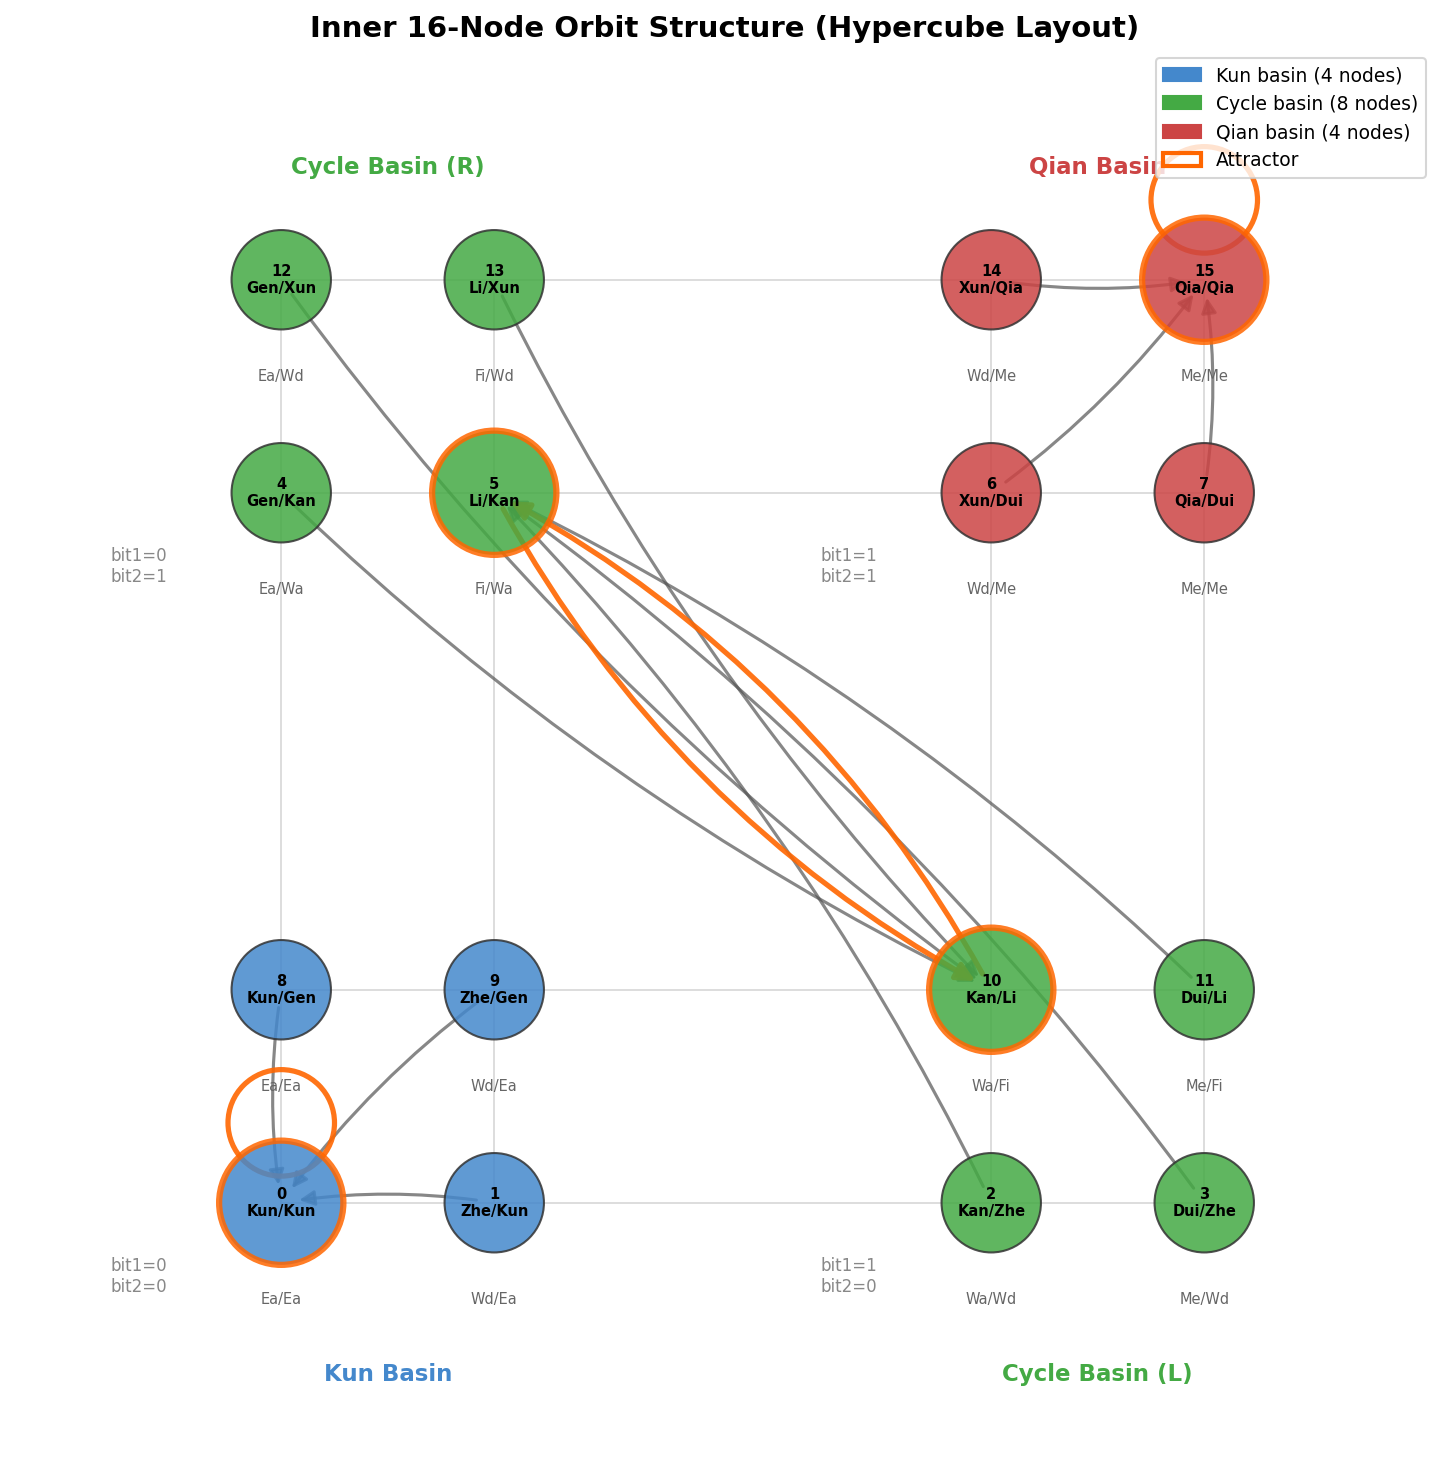

This chart was generated by the following Python code:
#!/usr/bin/env python3
"""
03_inner_orbits.py — Inner 16-node orbit structure.

Project to inner 4 bits (bits 1-4). The hugua map on inner space is
a 16→16 self-map. Analyze components, hypercube geometry, five-phase
relations along convergence edges.
"""

import sys
sys.path.insert(0, 'memories/iching/opposition-theory/phase4')
sys.path.insert(0, 'memories/iching/kingwen')

from collections import defaultdict
from cycle_algebra import (
    hugua, bit, fmt6, fmt3,
    TRIGRAM_NAMES, TRIGRAM_ELEMENT, ELEMENT_ZH,
    five_phase_relation, popcount,
)
from sequence import KING_WEN

import matplotlib
matplotlib.use('Agg')
import matplotlib.pyplot as plt
import matplotlib.patches as mpatches
import networkx as nx
import numpy as np

# ═══════════════════════════════════════════════════════════════════════
# Constants
# ═══════════════════════════════════════════════════════════════════════

ATTRACTORS_FULL = frozenset({0, 21, 42, 63})

BASIN_COLORS = {
    "Kun": "#4488cc",
    "Qian": "#cc4444",
    "Cycle": "#44aa44",
}

def fmt4(x):
    return format(x, '04b')


# ═══════════════════════════════════════════════════════════════════════
# Inner Space Map
# ═══════════════════════════════════════════════════════════════════════

def inner(h):
    """Extract inner 4 bits (bits 1-4) from a 6-bit hexagram."""
    return (h >> 1) & 0xF

def inner_hugua(v):
    """
    Compute hugua on inner space: v → inner(hugua(x)) where inner(x)=v.

    Representative hexagram: x = v << 1 (bits 0,5 = 0).
    inner(hugua(x)) extracts bits 1-4 of hugua output.
    """
    x = v << 1  # representative with bit0=0, bit5=0
    return inner(hugua(x))

def lower_nuclear(v):
    """Lower nuclear trigram from inner value: bits 0-2 of v."""
    return v & 0b111

def upper_nuclear(v):
    """Upper nuclear trigram from inner value: bits 1-3 of v."""
    return (v >> 1) & 0b111

def basin_of_inner(v):
    """Basin from inner value, determined by bits 1,2 (= interface bits)."""
    i1 = (v >> 1) & 1  # bit(x,2) for the original hexagram
    i2 = (v >> 2) & 1  # bit(x,3) for the original hexagram
    if i1 == 0 and i2 == 0:
        return "Kun"
    elif i1 == 1 and i2 == 1:
        return "Qian"
    else:
        return "Cycle"


# ═══════════════════════════════════════════════════════════════════════
# Analysis
# ═══════════════════════════════════════════════════════════════════════

def build_inner_graph():
    """Build the 16→16 inner map."""
    return {v: inner_hugua(v) for v in range(16)}

def compute_inner_depths(edges):
    """BFS from inner attractors."""
    # Find attractors: nodes in cycles
    inner_attractors = set()
    for v in range(16):
        # Check if v is in a cycle
        seen = set()
        node = v
        while node not in seen:
            seen.add(node)
            node = edges[node]
        # node is in a cycle — trace it
        cycle = {node}
        cur = edges[node]
        while cur != node:
            cycle.add(cur)
            cur = edges[cur]
        if v in cycle:
            inner_attractors.add(v)

    depth = {a: 0 for a in inner_attractors}
    frontier = set(inner_attractors)
    d = 0
    while frontier:
        d += 1
        next_frontier = set()
        for v in range(16):
            if v not in depth and edges[v] in frontier:
                depth[v] = d
                next_frontier.add(v)
        frontier = next_frontier
    return depth, inner_attractors

def find_components(edges):
    """Find disconnected components in the functional graph."""
    visited = set()
    components = []

    # Build undirected adjacency
    adj = defaultdict(set)
    for v in range(16):
        adj[v].add(edges[v])
        adj[edges[v]].add(v)

    for start in range(16):
        if start in visited:
            continue
        component = set()
        stack = [start]
        while stack:
            node = stack.pop()
            if node in visited:
                continue
            visited.add(node)
            component.add(node)
            for neighbor in adj[node]:
                if neighbor not in visited:
                    stack.append(neighbor)
        components.append(sorted(component))

    return components


def print_edge_table(edges, depth, inner_attractors):
    """16→16 edge table with trigram decomposition."""
    print("\n" + "=" * 90)
    print("16-NODE INNER MAP: v → inner_hugua(v)")
    print("=" * 90)

    header = (f"{'v':>3} {'bits':>5} {'lo_nuc':>8} {'up_nuc':>8} "
              f"{'lo_elem':>8} {'up_elem':>8} → "
              f"{'hu':>3} {'hu_bits':>7} {'depth':>5} {'basin':>6}")
    print(header)
    print("-" * len(header))

    for v in range(16):
        lo = lower_nuclear(v)
        up = upper_nuclear(v)
        lo_name = TRIGRAM_NAMES[lo].split()[0]
        up_name = TRIGRAM_NAMES[up].split()[0]
        lo_elem = TRIGRAM_ELEMENT[lo]
        up_elem = TRIGRAM_ELEMENT[up]
        hu = edges[v]
        d = depth[v]
        basin = basin_of_inner(v)
        attr = " ★" if v in inner_attractors else ""

        print(f"{v:3d} {fmt4(v):>5} {lo_name:>8} {up_name:>8} "
              f"{lo_elem:>8} {up_elem:>8} → "
              f"{hu:3d} {fmt4(hu):>7} {d:5d} {basin:>6}{attr}")

    # Show the overlap constraint
    print("\n  Note: lower_nuclear = bits 0-2, upper_nuclear = bits 1-3")
    print("  Overlap at bits 1,2: lower_nuc[1:2] = upper_nuc[0:1]")
    print("  This shared pair (bit1, bit2) = interface bits → determines basin")


def print_components(components, edges, depth, inner_attractors):
    """Component structure."""
    print("\n" + "=" * 70)
    print("COMPONENT STRUCTURE (3 disconnected components)")
    print("=" * 70)

    for i, comp in enumerate(components):
        # Determine basin
        basin = basin_of_inner(comp[0])
        comp_attractors = [v for v in comp if v in inner_attractors]

        print(f"\n{'─' * 50}")
        print(f"Component {i+1}: {basin} basin — {len(comp)} nodes")
        print(f"{'─' * 50}")
        print(f"  Attractor(s): {comp_attractors}")
        print(f"  Nodes: {comp}")

        # Depth assignment
        depth_groups = defaultdict(list)
        for v in comp:
            depth_groups[depth[v]].append(v)

        for d in sorted(depth_groups):
            nodes = depth_groups[d]
            labels = []
            for v in nodes:
                lo = lower_nuclear(v)
                up = upper_nuclear(v)
                lo_name = TRIGRAM_NAMES[lo].split()[0]
                up_name = TRIGRAM_NAMES[up].split()[0]
                labels.append(f"{v}({lo_name}/{up_name})")
            print(f"  Depth {d}: {', '.join(labels)}")

        # Feeder → attractor chains
        feeders = [v for v in comp if v not in inner_attractors]
        print(f"\n  Convergence chains:")
        for v in feeders:
            chain = [v]
            cur = edges[v]
            while cur not in chain:
                chain.append(cur)
                cur = edges[cur]
            chain_str = " → ".join(str(x) for x in chain)
            print(f"    {chain_str}")

        # Shape
        children = defaultdict(list)
        for v in comp:
            if v not in inner_attractors:
                children[edges[v]].append(v)

        print(f"\n  Tree shape:")
        for a in comp_attractors:
            kids = children.get(a, [])
            print(f"    Attractor {a}: {len(kids)} feeders → {kids}")
            for k in kids:
                grandkids = children.get(k, [])
                if grandkids:
                    print(f"      Feeder {k}: {len(grandkids)} sub-feeders → {grandkids}")


def print_hypercube_geometry(edges, depth, inner_attractors):
    """4-bit hypercube analysis: Hamming distances, patterns."""
    print("\n" + "=" * 70)
    print("4-BIT HYPERCUBE GEOMETRY")
    print("=" * 70)

    # Group by basin
    basins = defaultdict(list)
    for v in range(16):
        basins[basin_of_inner(v)].append(v)

    # For each basin: Hamming distances between feeders, and feeders→attractor
    for basin_name, nodes in sorted(basins.items()):
        attractors = [v for v in nodes if v in inner_attractors]
        feeders = [v for v in nodes if v not in inner_attractors]

        print(f"\n  {basin_name} basin:")
        print(f"    Attractors: {attractors}")
        print(f"    Feeders: {feeders}")

        if attractors and feeders:
            # Hamming distances: feeders to attractors
            print(f"\n    Feeder → Attractor Hamming distances:")
            for f in feeders:
                for a in attractors:
                    d = popcount(f ^ a)
                    print(f"      {f}({fmt4(f)}) → {a}({fmt4(a)}): Hamming={d}")

            # Hamming distances between feeders
            if len(feeders) > 1:
                print(f"\n    Inter-feeder Hamming distances:")
                for i in range(len(feeders)):
                    for j in range(i + 1, len(feeders)):
                        d = popcount(feeders[i] ^ feeders[j])
                        print(f"      {feeders[i]}({fmt4(feeders[i])}) ↔ "
                              f"{feeders[j]}({fmt4(feeders[j])}): Hamming={d}")

    # Check for bit-pattern regularity
    print(f"\n  Feeder bit patterns by basin:")
    for basin_name, nodes in sorted(basins.items()):
        feeders = [v for v in nodes if v not in inner_attractors]
        if feeders:
            bits_set = [fmt4(f) for f in feeders]
            # Which bits differ among feeders?
            if len(feeders) > 1:
                xor_all = 0
                for f in feeders:
                    xor_all |= f
                for f in feeders:
                    xor_all &= ~(~f & 0xF) | f  # This isn't right, let me just XOR pairs
                diff_bits = set()
                for i in range(len(feeders)):
                    for j in range(i + 1, len(feeders)):
                        diff = feeders[i] ^ feeders[j]
                        for b in range(4):
                            if diff & (1 << b):
                                diff_bits.add(b)
                print(f"    {basin_name}: {bits_set}, varying bits: {sorted(diff_bits)}")
            else:
                print(f"    {basin_name}: {bits_set}")


def print_five_phase(edges, depth, inner_attractors):
    """Five-phase overlay: element assignment and convergence relations."""
    print("\n" + "=" * 70)
    print("FIVE-PHASE OVERLAY")
    print("=" * 70)

    # Element assignment for each inner value
    print(f"\n{'v':>3} {'bits':>5} {'lo_nuc':>8} {'up_nuc':>8} "
          f"{'lo_elem':>8} {'up_elem':>8} {'basin':>6}")
    print("-" * 60)

    for v in range(16):
        lo = lower_nuclear(v)
        up = upper_nuclear(v)
        lo_name = TRIGRAM_NAMES[lo].split()[0]
        up_name = TRIGRAM_NAMES[up].split()[0]
        lo_elem = TRIGRAM_ELEMENT[lo]
        up_elem = TRIGRAM_ELEMENT[up]
        basin = basin_of_inner(v)
        print(f"{v:3d} {fmt4(v):>5} {lo_name:>8} {up_name:>8} "
              f"{lo_elem:>8} {up_elem:>8} {basin:>6}")

    # Convergence edge five-phase relations
    print(f"\n{'─' * 60}")
    print("CONVERGENCE EDGE FIVE-PHASE RELATIONS")
    print(f"{'─' * 60}")
    print(f"\n{'v':>3} → {'hu':>3}  {'v_lo_e':>8} {'v_up_e':>8}  →  "
          f"{'hu_lo_e':>8} {'hu_up_e':>8}  {'lo_rel':>10} {'up_rel':>10}")
    print("-" * 85)

    relations_count = defaultdict(int)
    all_relations = []

    for v in range(16):
        hu = edges[v]
        if v == hu:
            continue  # skip self-loops
        if v in inner_attractors and hu in inner_attractors:
            pass  # cycle edge, still interesting

        v_lo = lower_nuclear(v)
        v_up = upper_nuclear(v)
        hu_lo = lower_nuclear(hu)
        hu_up = upper_nuclear(hu)

        v_lo_elem = TRIGRAM_ELEMENT[v_lo]
        v_up_elem = TRIGRAM_ELEMENT[v_up]
        hu_lo_elem = TRIGRAM_ELEMENT[hu_lo]
        hu_up_elem = TRIGRAM_ELEMENT[hu_up]

        # Five-phase relation: source trigram element → target trigram element
        lo_rel = five_phase_relation(hu_lo_elem, v_lo_elem)
        up_rel = five_phase_relation(hu_up_elem, v_up_elem)

        print(f"{v:3d} → {hu:3d}  {v_lo_elem:>8} {v_up_elem:>8}  →  "
              f"{hu_lo_elem:>8} {hu_up_elem:>8}  {lo_rel:>10} {up_rel:>10}")

        relations_count[(lo_rel, up_rel)] += 1
        all_relations.append((v, hu, lo_rel, up_rel))

    # Summary
    print(f"\n  Relation pair distribution:")
    for (lo_r, up_r), cnt in sorted(relations_count.items(), key=lambda x: -x[1]):
        print(f"    ({lo_r}, {up_r}): {cnt}")

    # Pattern check: is convergence uniformly 生, 克, or 比?
    lo_rels = defaultdict(int)
    up_rels = defaultdict(int)
    for _, _, lr, ur in all_relations:
        lo_rels[lr] += 1
        up_rels[ur] += 1

    print(f"\n  Lower nuclear relation distribution:")
    for r, c in sorted(lo_rels.items(), key=lambda x: -x[1]):
        print(f"    {r}: {c}")

    print(f"\n  Upper nuclear relation distribution:")
    for r, c in sorted(up_rels.items(), key=lambda x: -x[1]):
        print(f"    {r}: {c}")


# ═══════════════════════════════════════════════════════════════════════
# Visualization
# ═══════════════════════════════════════════════════════════════════════

def make_visualization(edges, depth, inner_attractors, outdir):
    """16-node graph on 4-bit hypercube layout."""
    G = nx.DiGraph()
    for v in range(16):
        G.add_node(v)
        G.add_edge(v, edges[v])

    # Hypercube layout: map 4 bits to 2D
    # Use bit pairs: (bit0, bit1) → x, (bit2, bit3) → y
    # With slight offsets to separate inner/outer squares
    pos = {}
    for v in range(16):
        b0 = v & 1
        b1 = (v >> 1) & 1
        b2 = (v >> 2) & 1
        b3 = (v >> 3) & 1
        # Outer position from bits 1,2 (interface bits → basin)
        # Inner position from bits 0,3 (free bits)
        x = b1 * 4 + b0 * 1.2
        y = b2 * 4 + b3 * 1.2
        pos[v] = (x, y)

    fig, ax = plt.subplots(1, 1, figsize=(12, 10))
    ax.set_title("Inner 16-Node Orbit Structure (Hypercube Layout)", fontsize=14, fontweight='bold')

    # Draw hypercube edges (Hamming distance 1) as thin gray lines
    hypercube_edges = []
    for v in range(16):
        for b in range(4):
            neighbor = v ^ (1 << b)
            if neighbor > v:
                hypercube_edges.append((v, neighbor))

    for u, w in hypercube_edges:
        x0, y0 = pos[u]
        x1, y1 = pos[w]
        ax.plot([x0, x1], [y0, y1], color='#dddddd', linewidth=0.8, zorder=1)

    # Classify convergence edges
    self_loops = []
    cycle_edges = []
    tree_edges = []
    for v in range(16):
        target = edges[v]
        if v == target:
            self_loops.append(v)
        elif v in inner_attractors and target in inner_attractors:
            cycle_edges.append((v, target))
        else:
            tree_edges.append((v, target))

    # Draw convergence edges
    nx.draw_networkx_edges(G, pos, edgelist=tree_edges, ax=ax,
                           edge_color='#555555', alpha=0.7, arrows=True,
                           arrowsize=15, width=1.5, arrowstyle='-|>',
                           connectionstyle="arc3,rad=0.08")

    nx.draw_networkx_edges(G, pos, edgelist=cycle_edges, ax=ax,
                           edge_color='#ff6600', alpha=0.9, arrows=True,
                           arrowsize=18, width=2.5, arrowstyle='-|>',
                           connectionstyle="arc3,rad=0.15")

    # Self-loops
    for v in self_loops:
        x, y = pos[v]
        circle = plt.Circle((x, y + 0.45), 0.3, fill=False,
                             edgecolor='#ff6600', linewidth=2.5, alpha=0.9)
        ax.add_patch(circle)

    # Node styling
    for v in range(16):
        basin = basin_of_inner(v)
        color = BASIN_COLORS[basin]
        is_attr = v in inner_attractors

        size = 700 if is_attr else 500
        edge_color = '#ff6600' if is_attr else '#333333'
        edge_width = 3.0 if is_attr else 1.0

        x, y = pos[v]
        circle = plt.Circle((x, y), 0.35 if is_attr else 0.28,
                             facecolor=color, edgecolor=edge_color,
                             linewidth=edge_width, alpha=0.85, zorder=5)
        ax.add_patch(circle)

        # Label: inner value + trigram pair
        lo = lower_nuclear(v)
        up = upper_nuclear(v)
        lo_name = TRIGRAM_NAMES[lo].split()[0][:3]
        up_name = TRIGRAM_NAMES[up].split()[0][:3]
        label = f"{v}\n{lo_name}/{up_name}"
        ax.text(x, y, label, ha='center', va='center', fontsize=7,
                fontweight='bold', zorder=6)

        # Element labels below (English abbreviations to avoid CJK font issues)
        lo_elem = TRIGRAM_ELEMENT[lo]
        up_elem = TRIGRAM_ELEMENT[up]
        ELEM_ABBR = {"Wood": "Wd", "Fire": "Fi", "Earth": "Ea", "Metal": "Me", "Water": "Wa"}
        elem_label = f"{ELEM_ABBR[lo_elem]}/{ELEM_ABBR[up_elem]}"
        ax.text(x, y - 0.5, elem_label, ha='center', va='top', fontsize=7,
                color='#666666', zorder=6)

    # Axis labels showing bit meaning
    ax.text(-0.8, -0.5, "bit1=0\nbit2=0", fontsize=8, color='#888', ha='center')
    ax.text(4 - 0.8, -0.5, "bit1=1\nbit2=0", fontsize=8, color='#888', ha='center')
    ax.text(-0.8, 4 - 0.5, "bit1=0\nbit2=1", fontsize=8, color='#888', ha='center')
    ax.text(4 - 0.8, 4 - 0.5, "bit1=1\nbit2=1", fontsize=8, color='#888', ha='center')

    # Basin region labels
    ax.text(0.6, -1.0, "Kun Basin", fontsize=11, color=BASIN_COLORS["Kun"],
            fontweight='bold', ha='center')
    ax.text(4.6, -1.0, "Cycle Basin (L)", fontsize=11, color=BASIN_COLORS["Cycle"],
            fontweight='bold', ha='center')
    ax.text(0.6, 5.8, "Cycle Basin (R)", fontsize=11, color=BASIN_COLORS["Cycle"],
            fontweight='bold', ha='center')
    ax.text(4.6, 5.8, "Qian Basin", fontsize=11, color=BASIN_COLORS["Qian"],
            fontweight='bold', ha='center')

    # Legend
    legend_patches = [
        mpatches.Patch(color=BASIN_COLORS["Kun"], label="Kun basin (4 nodes)"),
        mpatches.Patch(color=BASIN_COLORS["Cycle"], label="Cycle basin (8 nodes)"),
        mpatches.Patch(color=BASIN_COLORS["Qian"], label="Qian basin (4 nodes)"),
        mpatches.Patch(facecolor='none', edgecolor='#ff6600', linewidth=2,
                       label="Attractor"),
    ]
    ax.legend(handles=legend_patches, loc='upper right', fontsize=9)

    ax.set_xlim(-1.5, 6.5)
    ax.set_ylim(-1.5, 6.5)
    ax.set_aspect('equal')
    ax.axis('off')
    plt.tight_layout()

    for ext in ('png', 'svg'):
        path = f"{outdir}/03_inner_orbits.{ext}"
        fig.savefig(path, dpi=150, bbox_inches='tight')
        print(f"  Saved: {path}")
    plt.close()


# ═══════════════════════════════════════════════════════════════════════
# Key Findings
# ═══════════════════════════════════════════════════════════════════════

def print_key_findings(edges, depth, inner_attractors):
    """Structured summary."""
    print("\n" + "=" * 70)
    print("## Key Findings")
    print("=" * 70)

    # 1. Component structure
    print(f"\n1. COMPONENT STRUCTURE")
    print(f"   3 disconnected components matching the 3 basins: Kun(4), Cycle(8), Qian(4)")
    print(f"   Inner attractors: {sorted(inner_attractors)}")
    print(f"     Fixed points: 0 (Kun), 15 (Qian)")
    print(f"     2-cycle: 5 ↔ 10 (JiJi ↔ WeiJi)")

    # 2. Tree balance
    children = defaultdict(list)
    for v in range(16):
        if v not in inner_attractors:
            children[edges[v]].append(v)

    print(f"\n2. TREE BALANCE")
    for basin_name in ["Kun", "Cycle", "Qian"]:
        nodes = [v for v in range(16) if basin_of_inner(v) == basin_name]
        attrs = [v for v in nodes if v in inner_attractors]
        feeds = [v for v in nodes if v not in inner_attractors]
        print(f"   {basin_name}: {len(attrs)} attractor(s), {len(feeds)} feeders")
        for a in attrs:
            kids = children.get(a, [])
            print(f"     Attractor {a} ← feeders {kids}")

    # 3. Hypercube pattern
    print(f"\n3. HYPERCUBE FEEDER GEOMETRY")
    for basin_name in ["Kun", "Cycle", "Qian"]:
        nodes = [v for v in range(16) if basin_of_inner(v) == basin_name]
        attrs = [v for v in nodes if v in inner_attractors]
        feeds = [v for v in nodes if v not in inner_attractors]
        if feeds:
            # Check: do feeders form a coset or regular pattern?
            feed_bits = [fmt4(f) for f in feeds]
            # XOR of all feeder pairs
            xors = set()
            for i in range(len(feeds)):
                for j in range(i + 1, len(feeds)):
                    xors.add(feeds[i] ^ feeds[j])
            print(f"   {basin_name} feeders: {feeds} (bits: {feed_bits})")
            print(f"     Pairwise XOR masks: {[fmt4(x) for x in sorted(xors)]}")
            # Hamming to attractor
            for a in attrs:
                dists = [popcount(f ^ a) for f in feeds]
                print(f"     Hamming to attractor {a}: {dists}")

    # 4. Inner map is a radical contraction
    print(f"\n4. CONTRACTION PROPERTIES")
    print(f"   Inner map: (i0,i1,i2,i3) → (i1,i2,i1,i2)")
    print(f"   Only 4 output values possible: 0, 5, 10, 15")
    print(f"   4-to-1 collapse in ONE step (16 → 4 distinct values)")
    print(f"   Second step: 4 → 2 or fixed (attractors)")
    print(f"   Maximum depth on inner space: {max(depth.values())}")

    # 5. Five-phase
    print(f"\n5. FIVE-PHASE PATTERN")
    # Compute relations along edges
    relations = defaultdict(int)
    for v in range(16):
        hu = edges[v]
        if v == hu:
            continue
        v_lo_e = TRIGRAM_ELEMENT[lower_nuclear(v)]
        v_up_e = TRIGRAM_ELEMENT[upper_nuclear(v)]
        hu_lo_e = TRIGRAM_ELEMENT[lower_nuclear(hu)]
        hu_up_e = TRIGRAM_ELEMENT[upper_nuclear(hu)]
        lo_r = five_phase_relation(hu_lo_e, v_lo_e)
        up_r = five_phase_relation(hu_up_e, v_up_e)
        relations[lo_r] += 1
        relations[up_r] += 1

    total = sum(relations.values())
    print(f"   All convergence-edge trigram relations (both lo and up):")
    for r, c in sorted(relations.items(), key=lambda x: -x[1]):
        print(f"     {r}: {c}/{total} ({100*c/total:.0f}%)")

    dominant = max(relations, key=relations.get)
    if relations[dominant] > total * 0.5:
        print(f"   → Dominant pattern: {dominant}")
    else:
        print(f"   → Mixed pattern — no single dominant relation")


# ═══════════════════════════════════════════════════════════════════════
# Main
# ═══════════════════════════════════════════════════════════════════════

def main():
    import os
    outdir = os.path.dirname(os.path.abspath(__file__))

    print("=" * 70)
    print("03: INNER 16-NODE ORBIT STRUCTURE")
    print("=" * 70)

    # Build inner graph
    edges = build_inner_graph()
    depth, inner_attractors = compute_inner_depths(edges)
    components = find_components(edges)

    # Print analyses
    print_edge_table(edges, depth, inner_attractors)
    print_components(components, edges, depth, inner_attractors)
    print_hypercube_geometry(edges, depth, inner_attractors)
    print_five_phase(edges, depth, inner_attractors)

    # Visualization
    print("\nGenerating visualization...")
    make_visualization(edges, depth, inner_attractors, outdir)

    # Key findings
    print_key_findings(edges, depth, inner_attractors)


if __name__ == '__main__':
    main()
